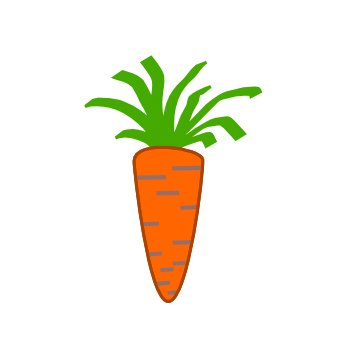
#> input picture pillow_carrots/carrot.png, 350 x 350 px
$ python step01-paste.py
#> lines starting #> are read from the running program, lines starting #| are printed output that depends on the picture

from PIL import Image

img = Image.new('RGBA', (800, 500), "white")
#> img: PIL image 800x500 RGBA; every value is 255

carrot = Image.open('carrot.png')
#> carrot is the input picture: PIL image 350x350 RGBA; mean R, G, B, A 244.5, 240.6, 226.7, 255
brain = Image.open('brain.png')
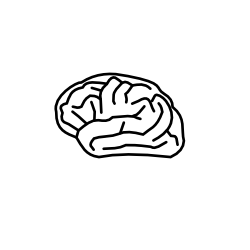
#> input picture pillow_carrots/brain.png, 250 x 250 px
#> brain is the input picture: PIL image 250x250 RGBA; mean R, G, B, A 243.7, 243.7, 243.7, 255

img.paste(carrot, (100, 80))
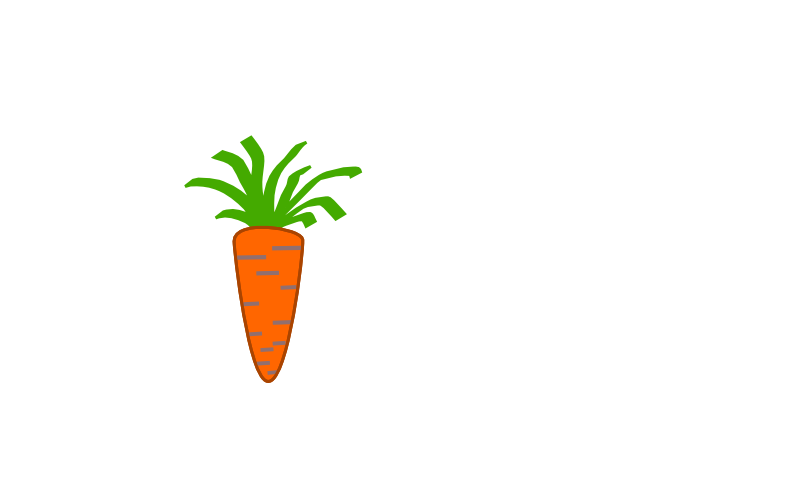
#> img: PIL image 800x500 RGBA; mean R, G, B, A 251.8, 250.6, 246.3, 255
img.paste(brain, (500, 100))

img.save('step01.png')
